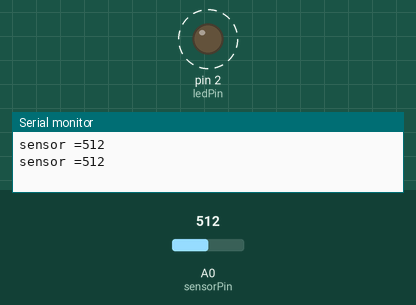
Simulated run of this sketch. Board: Arduino Uno, built with avr-gcc and run on an emulated ATmega328P. Parts: output pins drawn as LEDs (lit = HIGH), the last lines printed to the serial monitor. Dashed ring = blinking. The inputs (shaded band) are chosen by the test bench; at power-on: A0 (sensorPin) = 512.

Above: at 1.8 s.
1.9 s: A0 (sensorPin) set to 306
At 2.2 s:
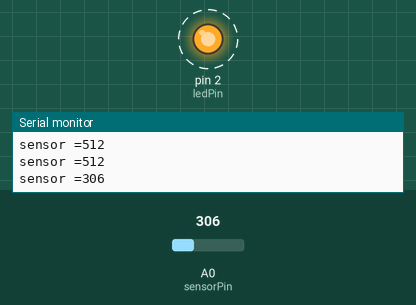
5.4 s: A0 (sensorPin) set to 0
At 5.8 s:
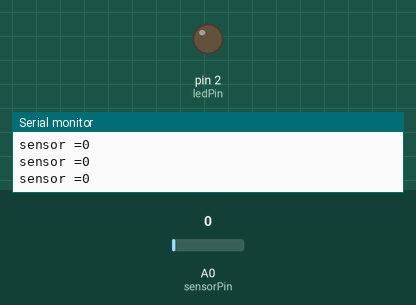
9.5 s: A0 (sensorPin) set to 122
At 9.82 s:
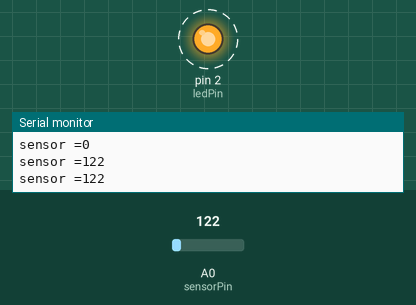
Timing chart, 0 to 19.0 s (numbered marks = the images above; inputs shaded):
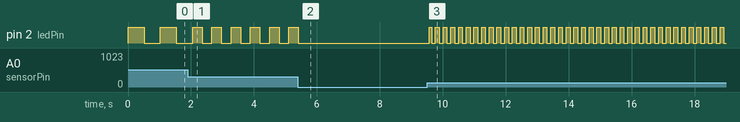

The sketch:

sketch_mar19a.ino
```cpp
// 數位類比
int sensorPin = A0; //電位計(可變電阻)接A0
int ledPin = 2; // LED接
int sensorValue = 0; //可變電阻的值

void setup(){
  pinMode(ledPin, OUTPUT);
  Serial.begin(9600); // 開啟
}

void loop(){
  sensorValue = analogRead(sensorPin); //讀取可變電阻的值
  Serial.print("sensor =");
  Serial.println(sensorValue);

  digitalWrite(ledPin, HIGH);
  delay(sensorValue);
  digitalWrite(ledPin, LOW);
  delay(sensorValue);
}
```

Measured:
- after the input at 1.9 s, pin 2 (ledPin): alternates HIGH for 0.31 s and LOW for 0.31 s, starting after 0.46 s
- after the input at 5.4 s, pin 2 (ledPin): goes on until 5.4 s, then stays LOW
- after the input at 9.5 s, pin 2 (ledPin): alternates HIGH for 0.12 s and LOW for 0.12 s, starting after 0.06 s
- by itself, pin 2 (ledPin): alternates HIGH for 0.51 s and LOW for 0.51 s
